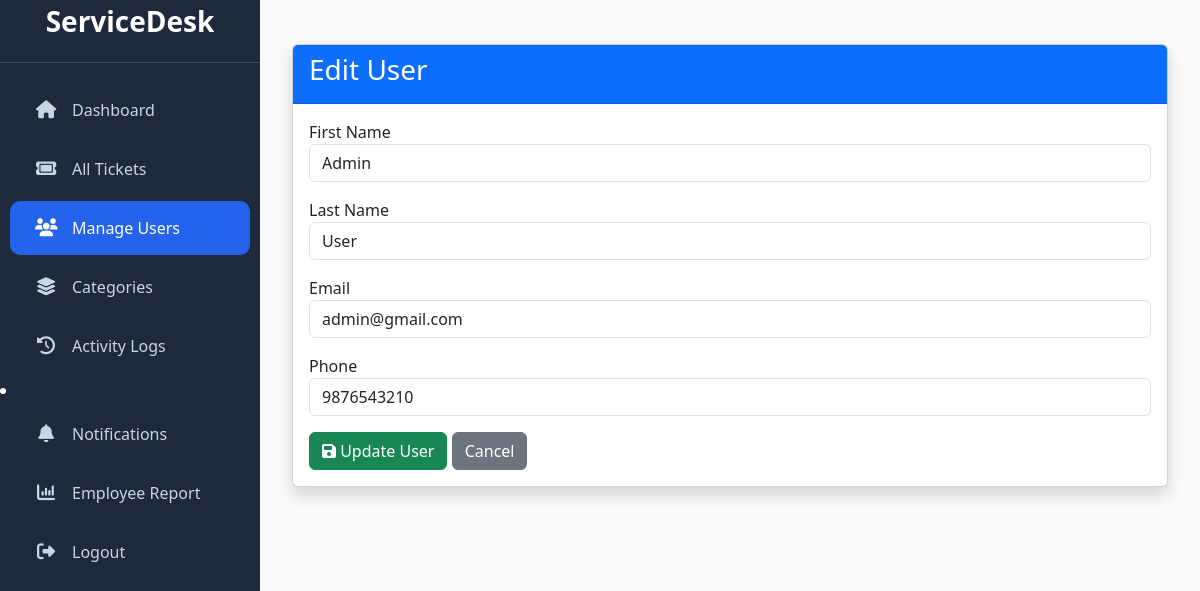
/admin/edit_user.php?id=1 (signed in), run on the app's committed database.
### tables this page shows
CREATE TABLE users (
    ID INT AUTO_INCREMENT PRIMARY KEY,
    FirstName VARCHAR(100) NOT NULL,
    LastName VARCHAR(100) NOT NULL,
    Email VARCHAR(150) NOT NULL UNIQUE,
    Phone VARCHAR(15),
    Password VARCHAR(255) NOT NULL,
    RoleId INT NOT NULL,
    IsActive TINYINT(1) DEFAULT 1,
    CreatedDate TIMESTAMP DEFAULT CURRENT_TIMESTAMP,

    CONSTRAINT fk_users_roles
    FOREIGN KEY (RoleId)
    REFERENCES roles(ID)
);

### admin/edit_user.php (the view, shortened to what this page needs)
<?php
include '../includes/db.php';
$id = $_GET['id'];
$query = "SELECT * FROM users WHERE ID='$id'";
$result = mysqli_query($conn,$query);
$user = mysqli_fetch_assoc($result);
?>
<!DOCTYPE html>
<html>
<head>
<link rel="stylesheet" href="../assets/css/style.css">
<link href="https://cdn.jsdelivr.net/npm/bootstrap@5.3.3/dist/css/bootstrap.min.css" rel="stylesheet">
<link rel="stylesheet"
href="https://cdnjs.cloudflare.com/ajax/libs/font-awesome/6.6.0/css/all.min.css">
</head>
<body>
<?php include 'includes/sidebar.php'; ?>
<div class="main-content">
<div class="container-fluid mt-4">
<div class="card shadow">
<div class="card-header bg-primary text-white">
<h3>Edit User</h3>
</div>
<div class="card-body">
<form method="POST">
<div class="mb-3">
<label>First Name</label>
<input
type="text"
name="firstname"
class="form-control"
value="<?php echo $user['FirstName']; ?>"
required>
</div>
<div class="mb-3">
<label>Last Name</label>
<input
type="text"
name="lastname"
class="form-control"
value="<?php echo $user['LastName']; ?>"
required>
</div>
<div class="mb-3">
<label>Email</label>
<input
type="email"
name="email"
class="form-control"
value="<?php echo $user['Email']; ?>"
required>
</div>
<div class="mb-3">
<label>Phone</label>
<input
type="tel"
name="phone"
class="form-control"
value="<?php echo $user['Phone']; ?>"
maxlength="10"
pattern="[0-9]{10}"
oninput="this.value=this.value.replace(/[^0-9]/g,'')"
required>
</div>
<button
type="submit"
name="update_user"
class="btn btn-success">
<i class="fa fa-save"></i>
Update User
</button>
<a href="users.php"
class="btn btn-secondary">
Cancel
</a>
</form>
</div>
</div>
</div>
</div>
</body>
</html>

### assets/css/style.css (style rules this page uses)
:root { --primary:#2563EB; --primary-dark:#1D4ED8; --sidebar:#1E293B; --background:#F8FAFC; --white:#FFFFFF; --border:#E5E7EB; --text:#0F172A; --secondary:#64748B; --success:#22C55E; --warning:#F59E0B; --danger:#EF4444; }
* { margin:0; padding:0; box-sizing:border-box; font-family:'Segoe UI',sans-serif; }
body { background:var(--background); color:var(--text); }
body { background: #F8FAFC; }
.main-content { margin-left: 260px !important; padding: 20px 10px !important; min-height: 100vh; width: calc(100% - 260px) !important; box-sizing: border-box; }
.main-content { margin-left: 260px !important; width: calc(100% - 260px) !important; padding-left: 20px !important; padding-right: 20px !important; }

### data on the page
users: firstname "Admin", lastname "User", email "admin@gmail.com", phone "9876543210"
